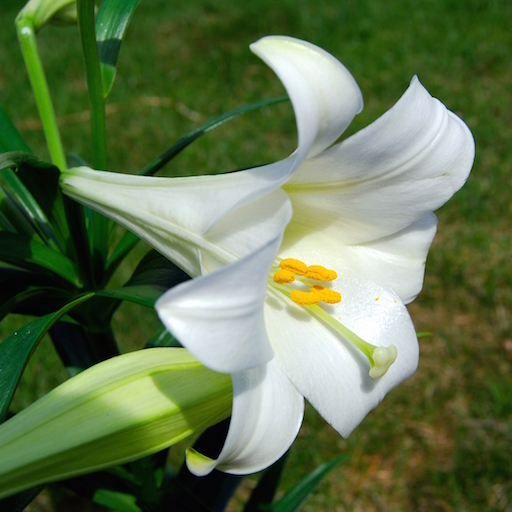
#> input picture day07/data/lily.jpg, 512 x 512 px
$ python '02_提取图片的奇异值.py'
#> lines starting #> are read from the running program, lines starting #| are printed output that depends on the picture
# -*- coding:utf-8 -*-
import numpy as np
import matplotlib.pyplot as mp
import matplotlib.image as mi

# 提取图片数据
original = mi.imread('lily.jpg', 'jpg')[:, :, 0]
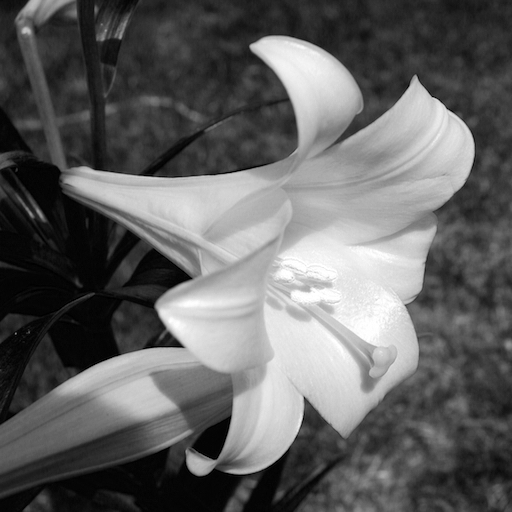
#> original: shape (512, 512); min 0, max 255, mean 98.1

# 转换为矩阵
original = np.mat(original)
# 提取奇异值
U, S, V = np.linalg.svd(original, full_matrices=False)
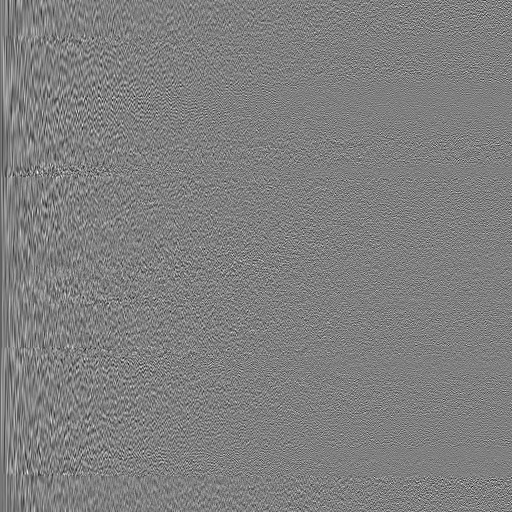
#> U: shape (512, 512) float64; min -0.245, max 0.244, mean -9.48e-05; drawn with min black and max white
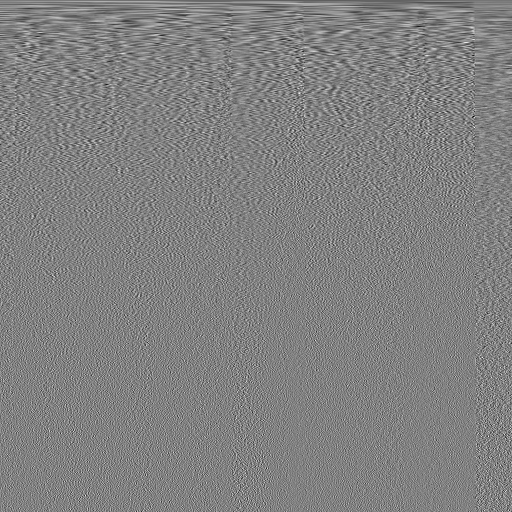
#> V: shape (512, 512) float64; min -0.247, max 0.24, mean -7.42e-05; drawn with min black and max white
#> S = 512 values, max 57949.7 at index 0, min 0.0844 at index 511, mean 406
print(S.shape)
#| (512,)
print(V.shape)
#| (512, 512)
S[50:] = 0
S = np.diag(S)
data = U * S * V
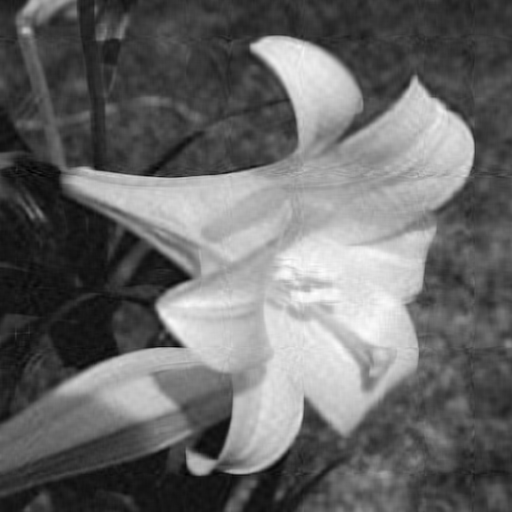
#> data: shape (512, 512) float64; min -19.59, max 266.8, mean 98.1; drawn with min black and max white
print(data)
#> (printed output is left out)
mp.imshow(data.real)
mp.show()
